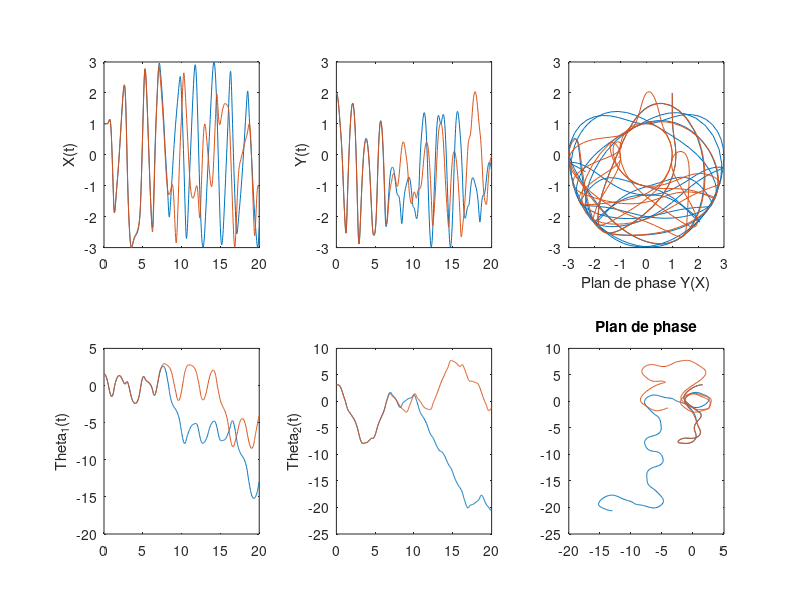

Reproduce this figure in MATLAB.
 m1=2;m2=1;L1=1;L2=2;g=9.81;
epsilon = 1e-3;
pos0 = [pi/2;0;pi;0];
pos1 = pos0 - epsilon;
function ypoint = double_pendulum(t,y)
  ypoint = zeros(4,1);
  m1=2;m2=1;L1=1;L2=2;g=9.81;
  a = (m1+m2)*L1 ;
  b = m2*L2*cos(y(1)-y(3)) ;
  c = m2*L1*cos(y(1)-y(3));
  d = m2*L2 ;
  e = -m2*L2*y(4)*y(4)*sin(y(1)-y (3 ))-g*(m1+m2)*sin(y(1)) ;
  f = m2*L1*y(2)*y(2)*sin(y(1)-y(3))-m2*g*sin(y(3));
  ypoint(1) = y(2);
  ypoint(3) = y(4);
  ypoint(2) = (e*d-b*f)/(a*d-c*b);
  ypoint(4) = (a*f-c*e)/(a*d-c*b);

endfunction


[t,y] = ode45(@(t,y) double_pendulum(t,y), [0,20], pos0');
[t1,y1] = ode45(@(t,y) double_pendulum(t,y), [0,20], pos1');
  
xprime = L1*sin(y(:,1))+L2*sin(y(:,3));
yprime = -L1*cos(y(:,1))-L2*cos(y(:,3));

xprime1 = L1*sin(y1(:,1))+L2*sin(y1(:,3));
yprime1 = -L1*cos(y1(:,1))-L2*cos(y1(:,3));

subplot(2,3,1)
plot(t,xprime);
hold on
plot(t1,xprime1);
ylabel("X(t)");
subplot(2,3,2)
plot(t,yprime);
hold on;
plot(t1,yprime1);
ylabel("Y(t)");
subplot(2,3,3)
plot(xprime,yprime);
hold on
plot(xprime1,yprime1);
xlabel("Plan de phase Y(X)");
subplot(2,3,4)
plot(t,y(:,1));
hold on
plot(t1,y1(:,1));
ylabel("Theta_1(t)");
subplot(2,3,5)
plot(t,y(:,3));
hold on
plot(t1,y1(:,3));
ylabel("Theta_2(t)");
subplot(2,3,6)
plot(y(:,1),y(:,3))
hold on
plot(y1(:,1),y1(:,3))
title('Plan de phase')